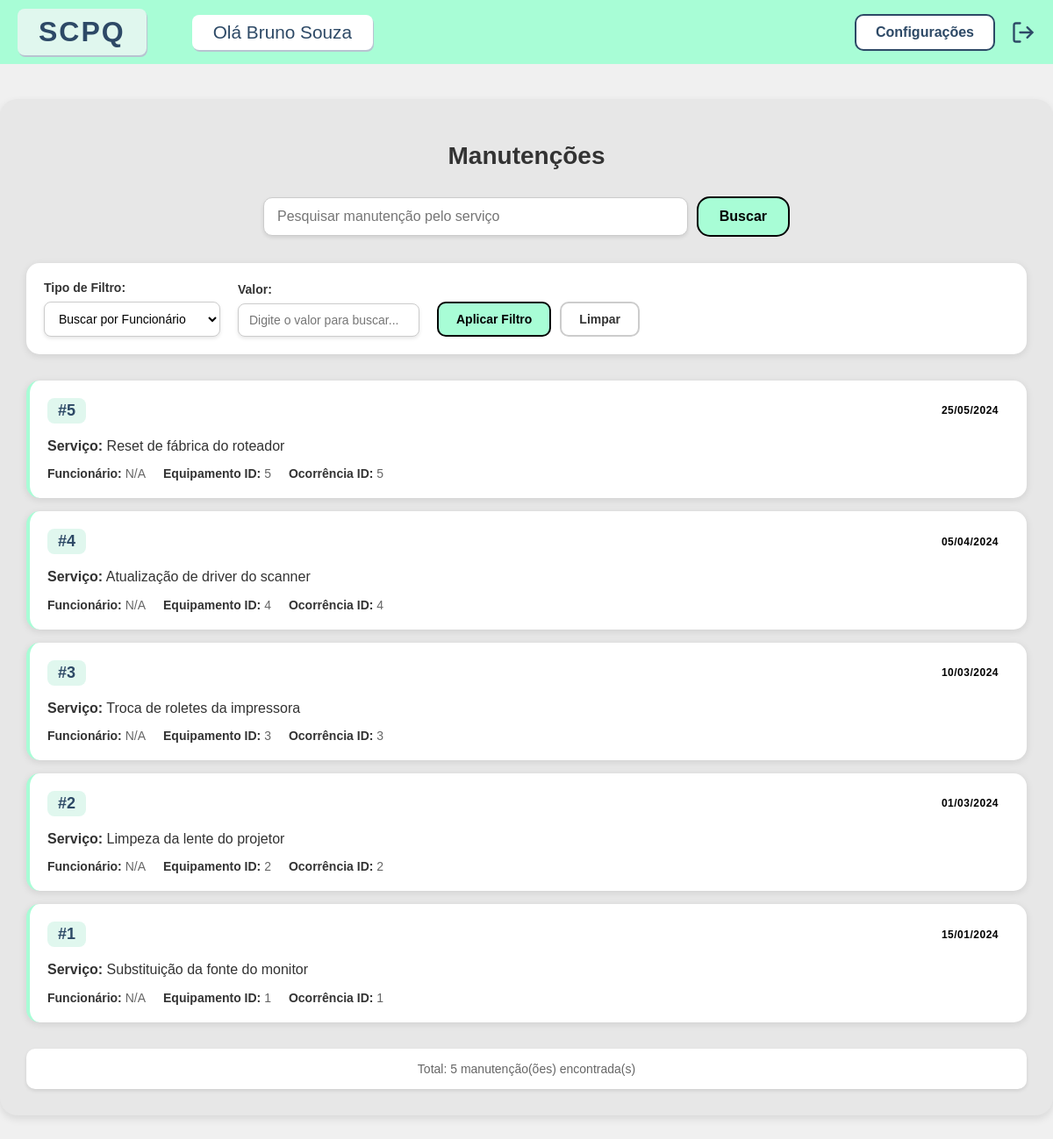
The app's page /funcionario/manutencoes (signed in) with its own data.
### models.py (models this page shows)
class Manutencao(db.Model):
    __tablename__ = 'Manutencao'
    id = db.Column(db.Integer, primary_key=True, autoincrement=True)
    servico = db.Column(db.String(255))
    data = db.Column(db.Date)
    id_equipamento = db.Column(
        db.Integer, db.ForeignKey('Equipamento.id', ondelete='CASCADE')
    )
    id_ocorrencia = db.Column(
        db.Integer, db.ForeignKey('Ocorrencia.id', ondelete='CASCADE')
    )
    id_funcionario = db.Column(
        db.Integer, db.ForeignKey('Funcionario.matricula', ondelete='CASCADE')
    )

### blueprints/funcionario.py (the view)
@funcionario.route('/manutencoes', methods=['GET'])
def todas_manutencoes():
    if 'nome' not in session:
        return redirect(url_for('funcionario.login'))
    manutencoes = ManutencaoProcedures.listar_todas()
    return render_template(
        'consultar/manutencao.html',  # novo template que você adaptou
        manutencoes=manutencoes,
        nome=session.get('nome'),
        tipo_usuario='funcionario'
    )

### helpers.py (called while the page is built)
    @staticmethod
    def listar_todas():
        return Manutencao.query.order_by(Manutencao.data.desc()).all()

### templates/consultar/manutencao.html (shortened to what this page needs)
<!DOCTYPE html>
<html lang="pt">
<head>
    <link rel="stylesheet" href="{{ url_for('static', filename='css/consulta_ocorrencia.css') }}">
</head>
<body>
    <header class="header">
        <div class="header-left">
            <span class="scpq-text">SCPQ</span>
            <span class="greeting">Olá {{ nome }}</span>
        </div>
        <div class="header-right">
            <button class="settings-btn">Configurações</button>
            <a href="/logout" class="logout-icon" title="Logout">
                <svg width="28" height="28" viewBox="0 0 24 24" fill="none" stroke="#2d4966" stroke-width="2" stroke-linecap="round" stroke-linejoin="round">
                    <path d="M9 21H5a2 2 0 0 1-2-2V5a2 2 0 0 1 2-2h4"></path>
                    <polyline points="16 17 21 12 16 7"></polyline>
                    <line x1="21" y1="12" x2="9" y2="12"></line>
                </svg>
            </a>
        </div>
    </header>
    <main class="container">
        <h1>Manutenções</h1>
        <form method="POST" action="{{ url_for('funcionario.buscar_manutencao') }}" class="search-form">
            <div class="search-container">
                <input type="text" name="valor_filtro" placeholder="Pesquisar manutenção pelo serviço" class="search-input">
                <button type="submit" class="search-btn">Buscar</button>
            </div>
        </form>
        <div class="filters-section">
            <form method="POST" action="{{ url_for('funcionario.buscar_manutencao') }}" class="filters-form">
                <div class="filter-group">
                    <label for="tipo_filtro">Tipo de Filtro:</label>
                    <select name="tipo_filtro" id="tipo_filtro">
                        <option value="funcionario">Buscar por Funcionário</option>
                    </select>
                </div>
                <div class="filter-group">
                    <label for="valor_filtro">Valor:</label>
                    <input type="text" name="valor_filtro" id="valor_filtro" placeholder="Digite o valor para buscar...">
                </div>
                <div class="filter-buttons">
                    <button type="submit" class="filter-btn">Aplicar Filtro</button>
                    <a href="{{ url_for('funcionario.todas_manutencoes') }}" class="clear-btn">Limpar</a>
                </div>
            </form>
        </div>
        <div class="occurrences-list">
            {% if manutencoes %}
                {% for m in manutencoes %}
                <div class="occurrence-card">
                    <div class="occurrence-header">
                        <div class="occurrence-id">#{{ m.id }}</div>
                        <div class="occurrence-status status-normal">
                            {{ m.data.strftime('%d/%m/%Y') if m.data else 'Sem data' }}
                        </div>
                    </div>
                    <div class="occurrence-info">
                        <div class="occurrence-description">
                            <strong>Serviço:</strong> {{ m.servico or 'Não informado' }}
                        </div>
                        <div class="occurrence-details">
                            <div class="detail-item">
                                <strong>Funcionário:</strong> {{ m.nome_funcionario or 'N/A' }}
                            </div>
                            <div class="detail-item">
                                <strong>Equipamento ID:</strong> {{ m.id_equipamento }}
                            </div>
                            <div class="detail-item">
                                <strong>Ocorrência ID:</strong> {{ m.id_ocorrencia or '---' }}
                            </div>
                        </div>
                    </div>
                </div>
                {% endfor %}
            {% else %}
                <div class="no-occurrences">
                    <p>Nenhuma manutenção encontrada.</p>
                    <a href="{{ url_for('funcionario.index') }}" class="reload-btn">Recarregar lista</a>
                </div>
            {% endif %}
        </div>
        <div class="results-count">
            <p>Total: {{ manutencoes|length }} manutenção(ões) encontrada(s)</p>
        </div>
    </main>
</body>
</html>

### static/css/consulta_ocorrencia.css (style rules this page uses)
body { margin: 0; font-family: 'Arial', sans-serif; background-color: #f0f0f0; }
.header { background-color: #a8fdd6; padding: 10px 20px; display: flex; justify-content: space-between; align-items: center; }
.header-left { display: flex; align-items: center; gap: 32px; }
.scpq-text { font-size: 2rem; font-weight: bold; color: #2d4966; letter-spacing: 2px; background: #e0f7ee; padding: 8px 24px; border-radius: 8px; box-shadow: 1px 2px 0 #b8c3d1; }
.greeting { font-size: 1.3rem; color: #2d4966; font-weight: 500; background: #fff; padding: 8px 24px; border-radius: 8px; margin-left: 20px; margin-right: 20px; box-shadow: 1px 2px 0 #b8c3d1; }
.header-right { display: flex; align-items: center; gap: 18px; }
.settings-btn { padding: 10px 22px; border-radius: 10px; border: 2px solid #2d4966; background: #fff; color: #2d4966; font-size: 1rem; font-weight: bold; cursor: pointer; transition: background 0.2s, color 0.2s; }
.logout-icon { display: flex; align-items: center; cursor: pointer; text-decoration: none; }
.container { background-color: #e7e7e7; margin: 40px auto; padding: 30px; max-width: 1200px; border-radius: 20px; box-shadow: 0px 4px 10px rgba(0,0,0,0.1); }
h1 { font-size: 28px; margin-bottom: 30px; text-align: center; color: #333; font-weight: 600; }
.search-form { margin-bottom: 30px; }
.search-container { display: flex; gap: 10px; align-items: center; justify-content: center; max-width: 600px; margin: 0 auto; }
.search-input { flex: 1; padding: 12px 15px; font-size: 16px; border-radius: 10px; border: 1px solid #ccc; box-shadow: 0 2px 4px rgba(0,0,0,0.1); background-color: #fff; box-sizing: border-box; }
.search-btn { background-color: #a8fdd6; padding: 12px 24px; font-size: 16px; border: 2px solid #000; border-radius: 15px; cursor: pointer; transition: background-color 0.3s; font-weight: bold; white-space: nowrap; }
.filters-section { background-color: #fff; padding: 20px; border-radius: 15px; margin-bottom: 30px; box-shadow: 0 2px 8px rgba(0,0,0,0.1); }
.filters-form { display: flex; gap: 20px; align-items: end; flex-wrap: wrap; }
.filter-group { display: flex; flex-direction: column; gap: 8px; min-width: 200px; }
.filter-group label { font-weight: bold; font-size: 14px; color: #333; }
.filter-group select, .filter-group input[type="text"] { padding: 10px 12px; font-size: 14px; border-radius: 8px; border: 1px solid #ccc; box-shadow: 0 2px 4px rgba(0,0,0,0.1); background-color: #fff; }
.filter-buttons { display: flex; gap: 10px; align-items: center; }
.filter-btn { background-color: #a8fdd6; padding: 10px 20px; font-size: 14px; border: 2px solid #000; border-radius: 10px; cursor: pointer; transition: background-color 0.3s; font-weight: bold; }
.clear-btn { background-color: #fff; color: #333; padding: 10px 20px; font-size: 14px; border: 2px solid #ccc; border-radius: 10px; cursor: pointer; transition: background-color 0.3s; font-weight: bold; text-decoration: none; display: inline-block; }
.occurrences-list { display: flex; flex-direction: column; gap: 15px; margin-bottom: 30px; }
.occurrence-card { background-color: #fff; border-radius: 15px; padding: 20px; box-shadow: 0 2px 8px rgba(0,0,0,0.1); border-left: 4px solid #a8fdd6; transition: transform 0.2s, box-shadow 0.2s; }
.occurrence-header { display: flex; justify-content: space-between; align-items: center; margin-bottom: 15px; }
.occurrence-id { font-size: 18px; font-weight: bold; color: #2d4966; background-color: #e0f7ee; padding: 4px 12px; border-radius: 8px; }
.occurrence-status { padding: 4px 12px; border-radius: 12px; font-size: 12px; font-weight: bold; text-transform: uppercase; letter-spacing: 0.5px; }
.occurrence-info { display: flex; flex-direction: column; gap: 12px; }
.occurrence-description { font-size: 16px; color: #333; line-height: 1.4; }
.occurrence-details { display: flex; gap: 20px; flex-wrap: wrap; }
.detail-item { font-size: 14px; color: #666; }
.detail-item strong { color: #333; }
.results-count { text-align: center; padding: 15px; background-color: #fff; border-radius: 10px; box-shadow: 0 2px 4px rgba(0,0,0,0.1); }
.results-count p { margin: 0; font-size: 14px; color: #666; font-weight: 500; }

### records on screen
Manutencao: id "5", data "25/05/2024", servico "Reset de fábrica do roteador", nome_funcionario "N/A", id_equipamento "5", id_ocorrencia "5"
Manutencao: id "4", data "05/04/2024", servico "Atualização de driver do scanner", nome_funcionario "N/A", id_equipamento "4", id_ocorrencia "4"
Manutencao: id "3", data "10/03/2024", servico "Troca de roletes da impressora", nome_funcionario "N/A", id_equipamento "3", id_ocorrencia "3"
Manutencao: id "2", data "01/03/2024", servico "Limpeza da lente do projetor", nome_funcionario "N/A", id_equipamento "2", id_ocorrencia "2"
Manutencao: id "1", data "15/01/2024", servico "Substituição da fonte do monitor", nome_funcionario "N/A", id_equipamento "1", id_ocorrencia "1"

### other values on screen
{{ nome }} "Bruno Souza"
{{ manutencoes|length }} "5"
